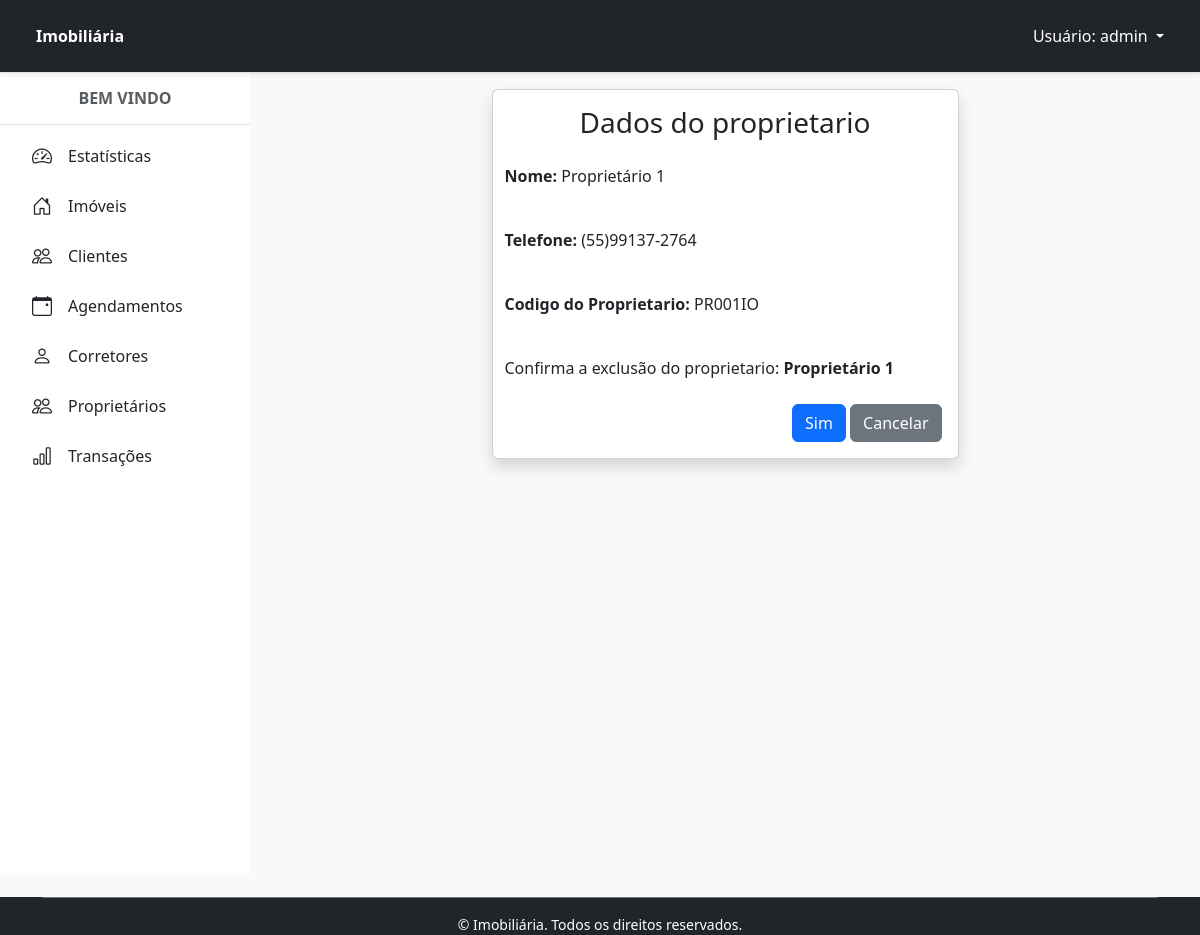
The app's page /proprietario/3/apagar/ (signed in) with its own data.
### proprietarios/models.py (models this page shows, shortened)
class Proprietario(Pessoa):
    codigoProprietario = models.CharField('Código do Proprietário', max_length=10, unique=True)
    def __str__(self):
        return self.nome

### proprietarios/views.py (the view)
# urls.py: path('proprietario/<int:pk>/apagar/', ProprietarioDeleteView.as_view(), name='proprietario_apagar'),
class ProprietarioDeleteView(PermissionRequiredMixin, SuccessMessageMixin, DeleteView):
    permission_required = 'proprietarios.delete_proprietario'
    permission_denied_message = 'Você não tem permissão para acessar essa página.'
    model = Proprietario
    template_name = 'proprietario_apagar.html'
    success_url = reverse_lazy('proprietario')
    success_message = 'Proprietario excluído com sucesso!'

### proprietarios/templates/proprietario_apagar.html (shortened to what this page needs)
{% extends 'principal.html' %}
{% load django_bootstrap5 %}
{% block content %}
<div class="card shadow m-3 col-md-6 mx-auto">
    <div class="card-body">
        <div class="row">
            <h3 class="text-center">Dados do proprietario</h3>
            <p class="p-2 mt-2"><strong>Nome: </strong>{{ object.nome }}</p>
            <p class="p-2 mt-2"><strong>Telefone: </strong>{{ object.telefone }}</p>
            <p class="p-2 mt-2"><strong>Codigo do Proprietario: </strong>{{ object.codigoProprietario }}</p>
            <p class="p-2 mt-2">Confirma a exclusão do proprietario: <strong>{{ object }}</strong></p>
            <form method="POST" enctype="multipart/form-data">
                <div class="text-end">
                    {% bootstrap_button button_type="submit" content="Sim" %}
                    <a href="{% url 'proprietario' %}" class="btn btn-secondary text-white" type="button">
                        <span class="text">Cancelar</span>
                    </a>
                </div>
            </form>
        </div>
    </div>
</div>
{% endblock %}

### home/templates/navbar.html (shortened to what this page needs)
<header class="bg-dark border-bottom py-3 px-4 sticky-top shadow-sm">
  <div class="container-fluid">
    <div class="d-flex justify-content-between align-items-center">
      {% if request.user.is_authenticated %}
        <div class="d-flex align-items-center gap-2">
          <span class="fw-bold text-white">Imobiliária</span>
        </div>
        <ul class="navbar-nav">
          <li class="nav-item dropdown">
            <a class="nav-link dropdown-toggle text-white" href="#" id="navbarLogin" role="button" data-bs-toggle="dropdown" aria-expanded="false">
              Usuário: {{ request.user.username }}
            </a>
          </li>
        </ul>
      {% endif %}
    </div>
  </div>
</header>

### records on screen
Proprietario: nome "Proprietário 1", telefone "(55)99137-2764", codigoProprietario "PR001IO"

### other values on screen
{{ request.user.username }} "admin"
